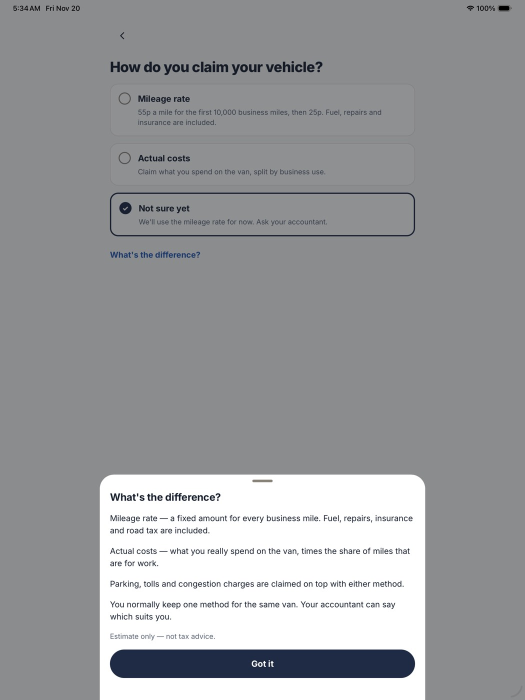
#> input picture qa/findings/ios-ipad-b146/P001-ipad_01c2_difference_sheet.jpg, 1050 x 1400 px (shown at 1/2 size)
$ python -i oldb98v4.py   (imports and definitions only)
#> lines starting #> are read from the running program, lines starting #| are printed output that depends on the picture
"""B-98 v4 check (phiên B), per font scale 0.85 / 1.3:
 1) Save fully above the keyboard (px visible), 2) open Note, type → Note field + Save visible,
 3) keyboard closed → Photo/Work/Note row back, 4) keyboard ✓ saves.
python qa/tools/oldb98v4.py <serial> <persona> <outdir>   (persona data already on the device)"""
import os
import sys
import time

sys.path.insert(0, os.path.dirname(os.path.abspath(__file__)))
import oldrun  # noqa: E402
import behaviours as b  # noqa: E402

# [1 line that did not run here, left out]
# [1 line not run here, left out]
# [1 line that did not run here, left out]
# [1 line that did not run here, left out]


def kb_top(im):
    w, h = im.size
    def kbish(p):
        return abs(p[0] - p[1]) < 10 and abs(p[1] - p[2]) < 10 and 225 <= p[0] <= 245
    return next((y for y in range(int(h * 0.35), h) if kbish(im.getpixel((3, y))) and kbish(im.getpixel((w // 2, y))) and kbish(im.getpixel((w - 4, y)))), h)


def save_band(im, kb):
    w, h = im.size
    red = lambda p: p[0] - p[1] > 60 and p[0] > 100  # noqa: E731
    rows = [y for y in range(int(h * 0.2), kb) if red(im.getpixel((int(w * 0.08), y))) and red(im.getpixel((int(w * 0.92), y)))]
    if not rows:
        return None
    end = rows[-1]
    start = end
    for y in reversed(rows):
        if start - y <= 2:
            start = y
        else:
            break
    return start, end


def work_row_visible(im, kb):
    """The blue-tinted Work chip in the middle column above the keyboard."""
    w, h = im.size
    for y in range(int(h * 0.15), kb):
        if sum(1 for x in range(int(w * 0.4), int(w * 0.6), 6) if (lambda p: p[2] - p[0] >= 15 and p[2] > 150 and p[0] > 150)(im.getpixel((x, y)))) > 8:
            return True
    return False


def snap(tag):
    im = b.screen_image(r)
    im.save(os.path.join(out, f'{tag}.png'))
    kb = kb_top(im)
    band = save_band(im, kb)
    return im, kb, band


res = []
# [53 lines not run here, left out]

>>> import cv2
>>> picture = cv2.imread('../findings/ios-ipad-b146/P001-ipad_01c2_difference_sheet.jpg', cv2.IMREAD_GRAYSCALE)
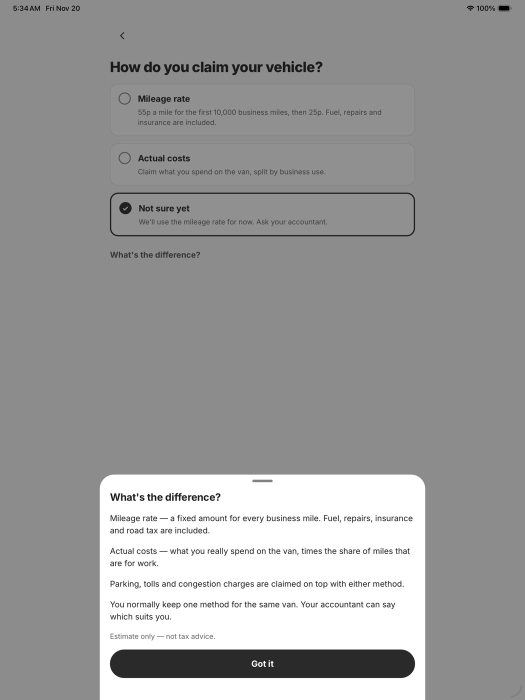
#> picture: shape (1400, 1050) (shown at 1/2 size); min 0, max 255, mean 155.7
#> (the run stopped early here; a loop or call above may not have finished)
